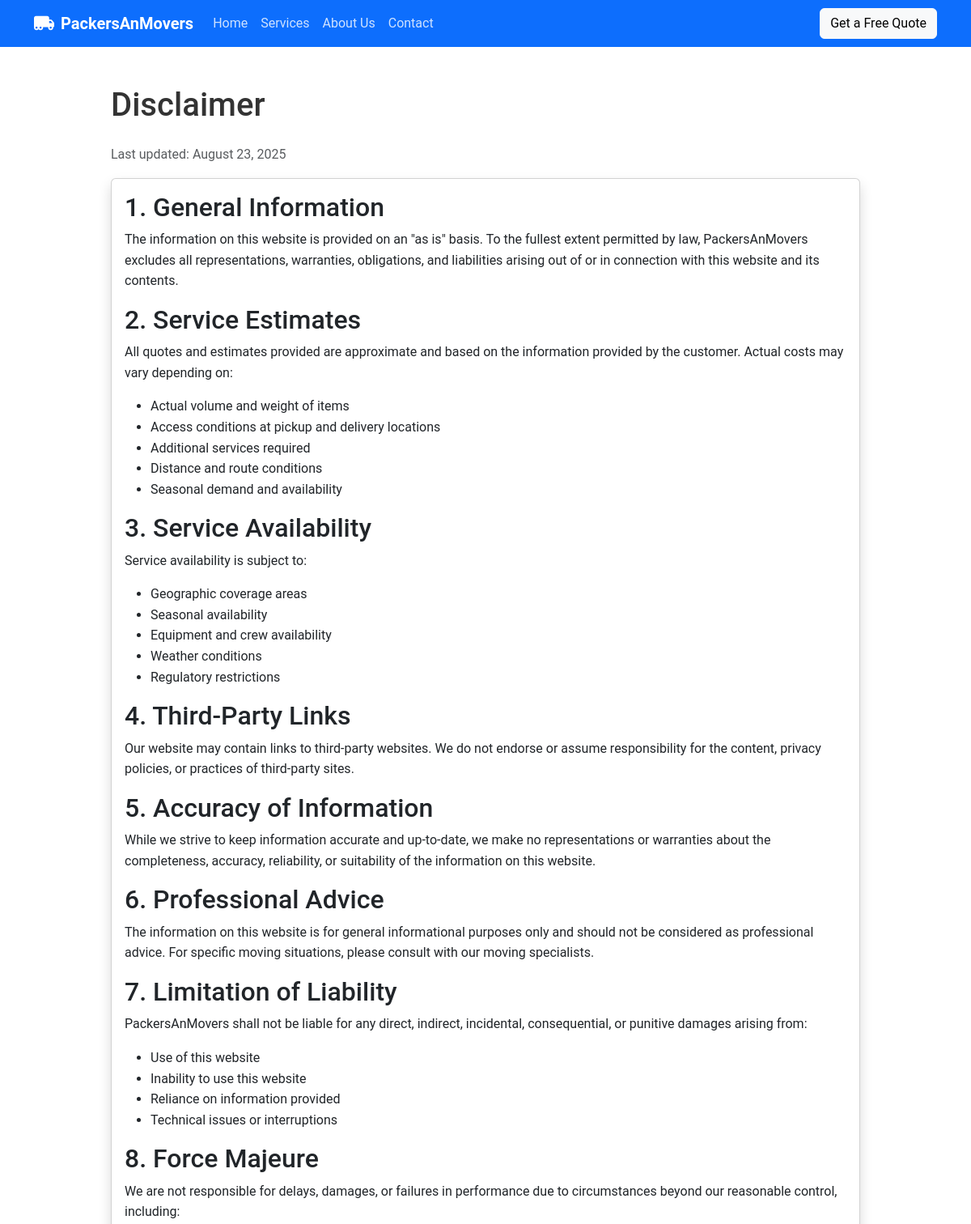
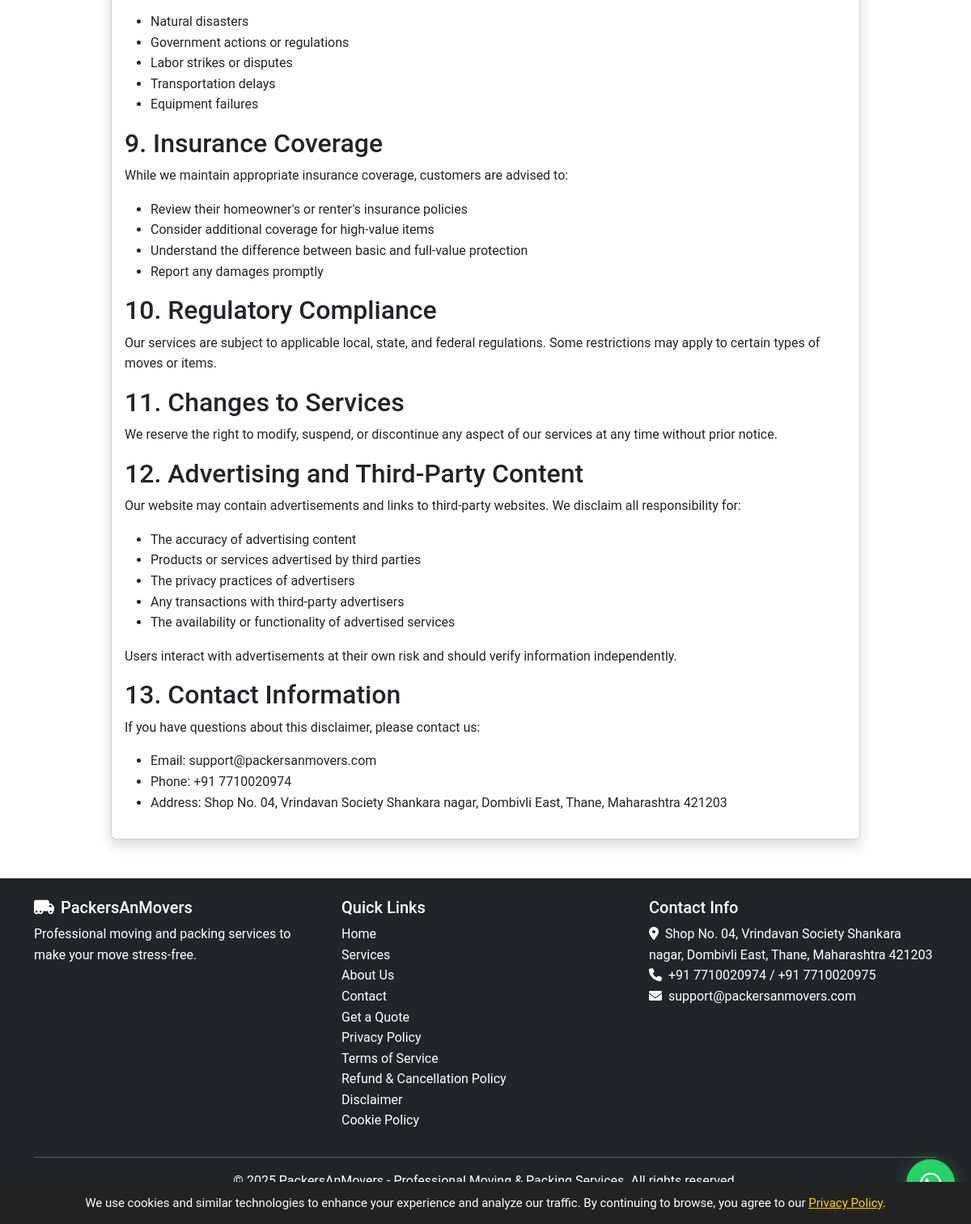
/disclaimer.php, run on the app's committed database (2 pictures, top to bottom).
### tables this page shows
CREATE TABLE settings (
    id INT AUTO_INCREMENT PRIMARY KEY,
    setting_key VARCHAR(100) UNIQUE NOT NULL,
    setting_value TEXT NOT NULL,
    updated_at TIMESTAMP DEFAULT CURRENT_TIMESTAMP ON UPDATE CURRENT_TIMESTAMP
);

### config.php (called while the page is built, shortened)
<?php
try {
    $dsn = "mysql:host=" . DB_HOST . ";dbname=" . DB_NAME;
    $pdo = new PDO($dsn, DB_USER, DB_PASS);
    $pdo->setAttribute(PDO::ATTR_ERRMODE, PDO::ERRMODE_EXCEPTION);
    $pdo->query("SELECT 1");
} catch(PDOException $e) {
    error_log("MySQL Connection Failed: " . $e->getMessage());
    error_log("DSN: mysql:host=" . DB_HOST . ";dbname=" . DB_NAME);
    error_log("User: " . DB_USER);
    die("Database connection failed. Please check your .env configuration.<br>" .
        "Error: " . $e->getMessage() . "<br>" .
        "Visit /debug-db to troubleshoot.");
}
function get_setting($key, $default = '') {
    global $pdo;
    try {
        $stmt = $pdo->prepare("SELECT setting_value FROM settings WHERE setting_key = ?");
        $stmt->execute([$key]);
        $result = $stmt->fetchColumn();
        return $result !== false ? $result : $default;
    } catch(Exception $e) {
        return $default;
    }
}
?>

### disclaimer.php (the view, shortened to what this page needs)
<?php
require_once 'config.php';
include 'includes/header.php';
?>
<div class="container my-5">
    <div class="row">
        <div class="col-lg-10 mx-auto">
            <h1 class="mb-4">Disclaimer</h1>
            <p class="text-muted">Last updated: <?php echo date('F d, Y'); ?></p>
            <div class="card shadow">
                <div class="card-body">
                    <h2>1. General Information</h2>
                    <p>The information on this website is provided on an "as is" basis. To the fullest extent permitted by law, PackersAnMovers excludes all representations, warranties, obligations, and liabilities arising out of or in connection with this website and its contents.</p>
                    <h2>2. Service Estimates</h2>
                    <p>All quotes and estimates provided are approximate and based on the information provided by the customer. Actual costs may vary depending on:</p>
                    <ul>
                        <li>Actual volume and weight of items</li>
                        <li>Access conditions at pickup and delivery locations</li>
                        <li>Additional services required</li>
                        <li>Distance and route conditions</li>
                        <li>Seasonal demand and availability</li>
                    </ul>
                    <h2>3. Service Availability</h2>
                    <p>Service availability is subject to:</p>
                    <ul>
                        <li>Geographic coverage areas</li>
                        <li>Seasonal availability</li>
                        <li>Equipment and crew availability</li>
                        <li>Weather conditions</li>
                        <li>Regulatory restrictions</li>
                    </ul>
                    <h2>4. Third-Party Links</h2>
                    <p>Our website may contain links to third-party websites. We do not endorse or assume responsibility for the content, privacy policies, or practices of third-party sites.</p>
                    <h2>5. Accuracy of Information</h2>
                    <p>While we strive to keep information accurate and up-to-date, we make no representations or warranties about the completeness, accuracy, reliability, or suitability of the information on this website.</p>
                    <h2>6. Professional Advice</h2>
                    <p>The information on this website is for general informational purposes only and should not be considered as professional advice. For specific moving situations, please consult with our moving specialists.</p>
                    <h2>7. Limitation of Liability</h2>
                    <p>PackersAnMovers shall not be liable for any direct, indirect, incidental, consequential, or punitive damages arising from:</p>
                    <ul>
                        <li>Use of this website</li>
                        <li>Inability to use this website</li>
                        <li>Reliance on information provided</li>
                        <li>Technical issues or interruptions</li>
                    </ul>
                    <h2>8. Force Majeure</h2>
                    <p>We are not responsible for delays, damages, or failures in performance due to circumstances beyond our reasonable control, including:</p>
                    <ul>
                        <li>Natural disasters</li>
                        <li>Government actions or regulations</li>
                        <li>Labor strikes or disputes</li>
                        <li>Transportation delays</li>
                        <li>Equipment failures</li>
                    </ul>
                    <h2>9. Insurance Coverage</h2>
                    <p>While we maintain appropriate insurance coverage, customers are advised to:</p>
                    <ul>
                        <li>Review their homeowner's or renter's insurance policies</li>
                        <li>Consider additional coverage for high-value items</li>
                        <li>Understand the difference between basic and full-value protection</li>
                        <li>Report any damages promptly</li>
                    </ul>
                    <h2>10. Regulatory Compliance</h2>
                    <p>Our services are subject to applicable local, state, and federal regulations. Some restrictions may apply to certain types of moves or items.</p>
                    <h2>11. Changes to Services</h2>
                    <p>We reserve the right to modify, suspend, or discontinue any aspect of our services at any time without prior notice.</p>
                    <h2>12. Advertising and Third-Party Content</h2>
                    <p>Our website may contain advertisements and links to third-party websites. We disclaim all responsibility for:</p>
                    <ul>
                        <li>The accuracy of advertising content</li>
                        <li>Products or services advertised by third parties</li>
                        <li>The privacy practices of advertisers</li>
                        <li>Any transactions with third-party advertisers</li>
                        <li>The availability or functionality of advertised services</li>
                    </ul>
                    <p>Users interact with advertisements at their own risk and should verify information independently.</p>
                    <h2>13. Contact Information</h2>
                    <p>If you have questions about this disclaimer, please contact us:</p>
                    <ul>
                        <li>Email: <?php echo get_setting('company_email', 'support@packersanmovers.com'); ?></li>
                        <li>Phone: <?php echo get_setting('company_phone1', '+91 7710020974'); ?></li>
                        <li>Address: <?php echo get_setting('company_address', 'Mumbai, Maharashtra, India'); ?></li>
                    </ul>
                </div>
            </div>
        </div>
    </div>
</div>
<?php include 'includes/footer.php'; ?>

### includes/header.php (shortened to what this page needs)
<!DOCTYPE html>
<html lang="en">
<head>
    <link href="https://cdn.jsdelivr.net/npm/bootstrap@5.3.0-alpha1/dist/css/bootstrap.min.css" rel="stylesheet">
    <link rel="stylesheet" href="https://cdnjs.cloudflare.com/ajax/libs/font-awesome/6.0.0/css/all.min.css">
    <link rel="stylesheet" href="/assets/css/style.css">
</head>
<body>
    <nav class="navbar navbar-expand-lg navbar-dark bg-primary">
        <div class="container">
            <a class="navbar-brand" href="/">
                <i class="fas fa-truck-moving me-2"></i><?php echo get_setting('company_name', 'PackersAnMovers'); ?>
            </a>
            <div class="collapse navbar-collapse" id="navbarNav">
                <ul class="navbar-nav me-auto">
                    <li class="nav-item">
                        <a class="nav-link" href="/">Home</a>
                    </li>
                    <li class="nav-item">
                        <a class="nav-link" href="/services">Services</a>
                    </li>
                    <li class="nav-item">
                        <a class="nav-link" href="/about">About Us</a>
                    </li>
                    <li class="nav-item">
                        <a class="nav-link" href="/contact">Contact</a>
                    </li>
                </ul>
            </div>
            <div class="d-flex align-items-center">
                <a href="/quote" class="btn btn-light">Get a Free Quote</a>
            </div>
        </div>
    </nav>
    <main>

### includes/footer.php (shortened to what this page needs)
</main>
    <footer class="bg-dark text-white py-4 mt-5">
        <div class="container">
            <div class="row">
                <div class="col-md-4">
                    <h5><i class="fas fa-truck-moving me-2"></i><?php echo get_setting('company_name', 'PackersAnMovers'); ?></h5>
                    <p>Professional moving and packing services to make your move stress-free.</p>
                </div>
                <div class="col-md-4">
                    <h5>Quick Links</h5>
                    <ul class="list-unstyled">
                        <li><a href="/" class="text-white">Home</a></li>
                        <li><a href="/services" class="text-white">Services</a></li>
                        <li><a href="/about" class="text-white">About Us</a></li>
                        <li><a href="/contact" class="text-white">Contact</a></li>
                        <li><a href="/quote" class="text-white">Get a Quote</a></li>
                        <li><a href="/privacy-policy" class="text-white">Privacy Policy</a></li>
                        <li><a href="/terms-of-service" class="text-white">Terms of Service</a></li>
                        <li><a href="/terms-of-service#refund-policy" class="text-white">Refund & Cancellation Policy</a></li>
                        <li><a href="/disclaimer" class="text-white">Disclaimer</a></li>
                        <li><a href="/cookie-policy" class="text-white">Cookie Policy</a></li>
                    </ul>
                </div>
                <div class="col-md-4">
                    <h5>Contact Info</h5>
                    <address>
                        <i class="fas fa-map-marker-alt me-2"></i><?php echo get_setting('company_address', 'Address not configured'); ?><br>
                        <i class="fas fa-phone me-2"></i><?php echo get_setting('company_phone1', 'Phone not configured'); ?><?php if(get_setting('company_phone2')): ?> / <?php echo get_setting('company_phone2'); ?><?php endif; ?><br>
                        <i class="fas fa-envelope me-2"></i><?php echo get_setting('company_email', 'Email not configured'); ?>
                    </address>
                </div>
            </div>
            <hr>
            <div class="text-center">
                <p>&copy; 2025 <?php echo get_setting('company_name', 'PackersAnMovers'); ?><?php echo get_setting('company_tagline') ? ' - ' . get_setting('company_tagline') : ''; ?>. All rights reserved.</p>
            </div>
        </div>
    </footer>
    <div class="whatsapp-float">
        <a href="https://wa.me/<?php echo str_replace(['+', ' ', '-'], '', get_setting('company_phone1', '917710020974')); ?>?text=Hi, I need help with packers and movers service" target="_blank">
        </a>
    </div>
    <div id="consent-banner" style="display:none; position:fixed; bottom:0; left:0; width:100%; background:#222; color:#fff; padding:14px 10px; z-index:9999; text-align:center; font-size:15px;">
    We use cookies and similar technologies to enhance your experience and analyze our traffic.
    By continuing to browse, you agree to our
    <a href="/privacy-policy" style="color:#ffd700;text-decoration:underline;">Privacy Policy</a>.
    </div>
</body>
</html>

### assets/css/style.css (style rules this page uses)
:root { --primary-color: #2c3e50; --secondary-color: #3498db; --accent-color: #e74c3c; --light-color: #f8f9fa; --dark-color: #343a40; }
body { font-family: 'Roboto', sans-serif; color: #333; line-height: 1.6; }
.card { transition: transform 0.3s ease, box-shadow 0.3s ease; }
.navbar-brand { font-weight: 700; }
.navbar-dark .navbar-nav .nav-link { color: rgba(255, 255, 255, 0.8); }
footer { margin-top: 0 !important; }
footer a { text-decoration: none; }
.whatsapp-float { position: fixed; width: 60px; height: 60px; bottom: 20px; right: 20px; background-color: #25d366; color: white; border-radius: 50px; text-align: center; font-size: 30px; box-shadow: 0 4px 20px rgba(37, 211, 102, 0.4); z-index: 1000; transition: all 0.3s ease; animation: pulse-whatsapp 2s infinite; }
.whatsapp-float a { color: white; text-decoration: none; display: flex; align-items: center; justify-content: center; width: 100%; height: 100%; }

### data on the page
settings: setting_value "PackersAnMovers"
settings: setting_value "support@packersanmovers.com"
settings: setting_value "+91 7710020974"
settings: setting_value "Shop No. 04, Vrindavan Society Shankara nagar, Dombivli East, Thane, Maharashtra 421203"
settings: setting_value "+91 7710020975"
settings: setting_value "Professional Moving & Packing Services"
